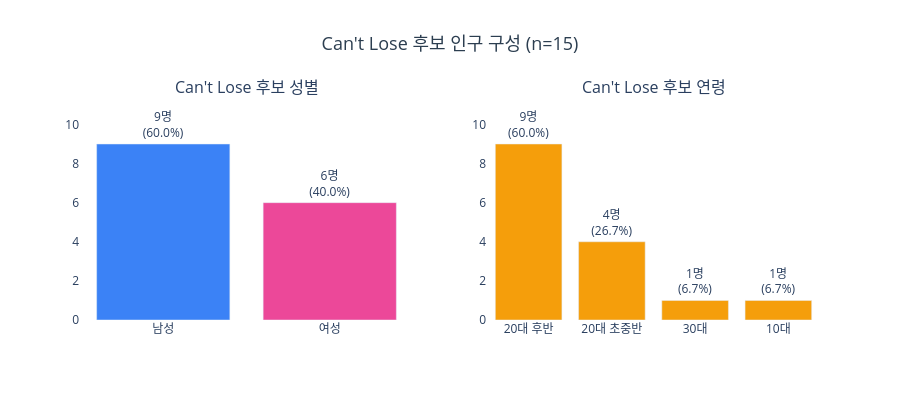

Write notebook code for a chart like this one.
### Code cell
fig = make_subplots(rows=1, cols=2, subplot_titles=("Can't Lose 후보 성별", "Can't Lose 후보 연령"))

g = cant_lose['gender'].value_counts()
fig.add_trace(go.Bar(
    x=g.index, y=g.values,
    marker_color=['#3B82F6' if i == '남성' else '#EC4899' for i in g.index],
    text=[f"{int(v)}명<br>({v / len(cant_lose) * 100:.1f}%)" for v in g.values],
    textposition='outside', showlegend=False,
), row=1, col=1)

age_cl = cant_lose['age'].value_counts()
fig.add_trace(go.Bar(
    x=age_cl.index, y=age_cl.values, marker_color='#F59E0B',
    text=[f"{int(v)}명<br>({v / len(cant_lose) * 100:.1f}%)" for v in age_cl.values],
    textposition='outside', showlegend=False,
), row=1, col=2)

fig.update_yaxes(range=[0, g.values.max() * 1.25], row=1, col=1)
fig.update_yaxes(range=[0, age_cl.values.max() * 1.25], row=1, col=2)
fig.update_layout(
    title=dict(text=f"Can't Lose 후보 인구 구성 (n={len(cant_lose)})", x=0.5, xanchor='center',
               font=dict(size=18, color='#2c3e50')),
    plot_bgcolor='white', height=400,
)
fig.show()

### Figure 1 — Plotly figure (JSON) as saved in the notebook; plotly's stock layout.template omitted (floating-point values rounded to 4 significant figures)
{"data": [{"marker": {"color": ["#3B82F6", "#EC4899"]}, "showlegend": false, "text": ["9명<br>(60.0%)", "6명<br>(40.0%)"], "textposition": "outside", "type": "bar", "x": ["남성", "여성"], "xaxis": "x", "y": [9, 6], "yaxis": "y"}, {"marker": {"color": "#F59E0B"}, "showlegend": false, "text": ["9명<br>(60.0%)", "4명<br>(26.7%)", "1명<br>(6.7%)", "1명<br>(6.7%)"], "textposition": "outside", "type": "bar", "x": ["20대 후반", "20대 초중반", "30대", "10대"], "xaxis": "x2", "y": [9, 4, 1, 1], "yaxis": "y2"}], "layout": {"annotations": [{"font": {"size": 16}, "showarrow": false, "text": "Can't Lose 후보 성별", "x": 0.225, "xanchor": "center", "xref": "paper", "y": 1, "yanchor": "bottom", "yref": "paper"}, {"font": {"size": 16}, "showarrow": false, "text": "Can't Lose 후보 연령", "x": 0.775, "xanchor": "center", "xref": "paper", "y": 1, "yanchor": "bottom", "yref": "paper"}], "height": 400, "plot_bgcolor": "white", "title": {"font": {"color": "#2c3e50", "size": 18}, "text": "Can't Lose 후보 인구 구성 (n=15)", "x": 0.5, "xanchor": "center"}, "xaxis": {"anchor": "y", "domain": [0, 0.45]}, "xaxis2": {"anchor": "y2", "domain": [0.55, 1]}, "yaxis": {"anchor": "x", "domain": [0, 1], "range": [0, 11.25]}, "yaxis2": {"anchor": "x2", "domain": [0, 1], "range": [0, 11.25]}}}
